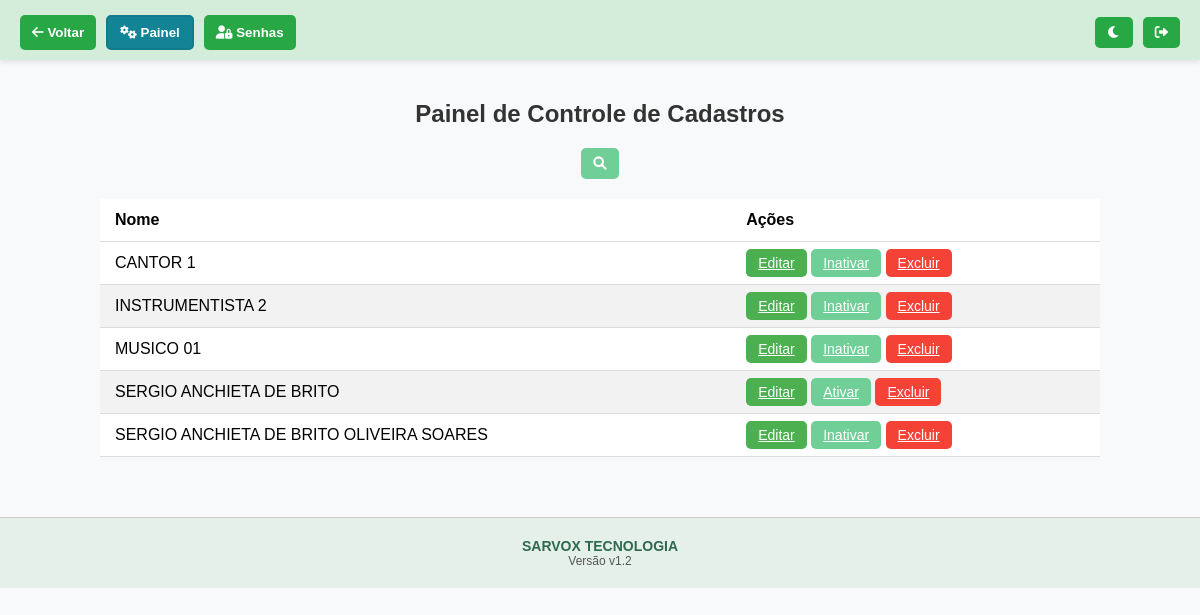
Screenshot of /gerenciar (signed in) with the database file from the repository.
### tables this page shows
CREATE TABLE inscritos (
    id INTEGER PRIMARY KEY AUTOINCREMENT,
    nome TEXT,
    nascimento TEXT,
    telefone TEXT,
    email TEXT,
    endereco TEXT,
    numero TEXT,
    complemento TEXT,
    bairro TEXT,
    cidade TEXT,
    estado TEXT,
    profissao TEXT,
    estado_civil TEXT,
    batizado TEXT,
    perfil TEXT,
    voz TEXT,
    aulas TEXT,
    segunda_voz TEXT,
    instrumentos TEXT,
    outro_instrumento TEXT,
    cifras TEXT,
    ouvido TEXT,
    nivel_tecnico TEXT,
    ensaios TEXT,
    cultos TEXT,
    motivacao TEXT,
    experiencia TEXT,
    ativo INTEGER DEFAULT 1
);

### app.py (the view)
@app.route('/gerenciar')
def gerenciar():
    if 'usuario' not in session:
        return redirect('/login')
    if session['nivel'] != 'admin':
        return redirect('/acesso_negado')
    conn = conectar()
    cursor = conn.cursor()
    cursor.execute('SELECT * FROM inscritos ORDER BY nome ASC')
    inscritos = cursor.fetchall()
    conn.close()
    return render_template('gerenciar.html', inscritos=inscritos)

### app.py (called while the page is built)
@app.context_processor
def inject_version():
    return dict(versao=VERSAO_ATUAL)

def conectar():
    caminho_db = os.path.join(os.path.dirname(__file__), 'banco.db')
    return sqlite3.connect(caminho_db)

### templates/gerenciar.html (shortened to what this page needs)
<!DOCTYPE html>
<html lang="pt-BR">
<head>
  <link rel="stylesheet" href="https://cdnjs.cloudflare.com/ajax/libs/font-awesome/6.0.0-beta3/css/all.min.css">
</head>
<body>
<div class="top-bar">
  <div class="buttons">
    <button onclick="location.href='/inscritos'"><i class="fas fa-arrow-left"></i> <span>Voltar</span></button>
    <button class="active" onclick="location.href='/gerenciar'"><i class="fas fa-cogs"></i> <span>Painel</span></button>
    <button onclick="location.href='/senhas'"><i class="fas fa-user-lock"></i> <span>Senhas</span></button>
  </div>
  <div class="buttons-right">
    <button onclick="toggleDarkMode()" class="icon-btn"><i class="fas fa-moon"></i></button>
    <button onclick="location.href='/logout'" class="icon-btn"><i class="fas fa-sign-out-alt"></i></button>
  </div>
</div>
<div class="container">
  <h2>Painel de Controle de Cadastros</h2>
  <div class="search-filter">
    <div class="search-container">
      <button id="toggleSearchBtn" onclick="toggleSearch()"><i class="fas fa-search"></i></button>
    </div>
  </div>
  <table>
    <thead>
      <tr>
        <th>Nome</th>
        <th>Ações</th>
      </tr>
    </thead>
    <tbody>
      {% for inscrito in inscritos %}
      <tr>
        <td data-label="Nome">{{ inscrito[1] }}</td>
        <td data-label="Ações">
          <a href="/editar/{{ inscrito[0] }}" class="btn btn-edit">Editar</a>
          {% if inscrito[27] == 1 %}
            <a href="/inativar/{{ inscrito[0] }}" class="btn btn-activate">Inativar</a>
          {% else %}
            <a href="/ativar/{{ inscrito[0] }}" class="btn btn-activate">Ativar</a>
          {% endif %}
          <a href="/excluir/{{ inscrito[0] }}" class="btn btn-delete" onclick="return confirm('Tem certeza que deseja excluir?')">Excluir</a>
        </td>
      </tr>
      {% endfor %}
    </tbody>
  </table>
</div>
{% include 'footer.html' %}
</body>
</html>

### templates/gerenciar.html (style rules this page uses)
body { font-family: Arial, sans-serif; background: #f8f9fa; margin: 0; padding: 0; }
.top-bar { background-color: #d4edda; padding: 10px 20px; position: sticky; top: 0; display: flex; justify-content: space-between; align-items: center; z-index: 1000; box-shadow: 0px 2px 5px rgba(0,0,0,0.1); flex-wrap: wrap; }
.buttons, .buttons-right { display: flex; flex-wrap: wrap; gap: 10px; margin-top: 5px; }
.top-bar button { background-color: #28a745; color: white; border: none; padding: 8px 12px; border-radius: 5px; cursor: pointer; font-weight: bold; }
.buttons button.active { background-color: #138496; color: white; border: 2px solid #117a8b; }
.container { max-width: 1000px; margin: auto; padding: 20px; }
h2 { text-align: center; color: #333; }
.search-filter { display: flex; justify-content: center; align-items: center; margin: 20px 0; gap: 20px; flex-wrap: wrap; }
.search-container { display: flex; flex-direction: column; align-items: center; }
#toggleSearchBtn { background-color: #6FCF97; color: white; border: none; padding: 8px 12px; border-radius: 5px; cursor: pointer; }
table { width: 100%; border-collapse: collapse; background: white; }
th, td { padding: 12px 15px; text-align: left; border-bottom: 1px solid #ddd; }
tr:nth-child(even) { background-color: #f2f2f2; }
.btn { padding: 6px 12px; border: none; border-radius: 5px; cursor: pointer; font-size: 14px; }
.btn-edit { background-color: #4CAF50; color: white; }
.btn-activate { background-color: #6FCF97; color: white; }
.btn-delete { background-color: #f44336; color: white; }

### rows the page displays
inscritos: nome "CANTOR 1"
inscritos: nome "INSTRUMENTISTA 2"
inscritos: nome "MUSICO 01"
inscritos: nome "SERGIO ANCHIETA DE BRITO"
inscritos: nome "SERGIO ANCHIETA DE BRITO OLIVEIRA SOARES"

### other values shown
{{ versao }} "v1.2"
